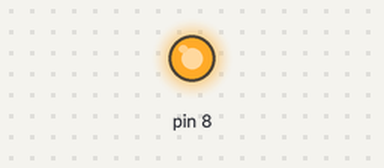
Simulated run of this sketch. Board: Arduino Uno, built with avr-gcc and run on an emulated ATmega328P. Parts: output pins drawn as LEDs (lit = HIGH).

Above: at 0.1 s.
Timing chart, 0 to 1.6 s (numbered marks = the images above):
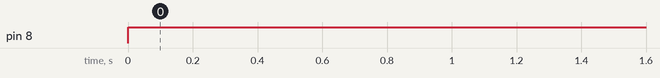

The sketch:

geofencetest.ino
```cpp
#include <TinyGPS.h>

TinyGPS gps;

//corner X lat and longitudes
long XcornerLat = 33795405;
long XcornerLon = -117766195;
//corner Y lat and longitudes
long YcornerLat = 33795293;
long YcornerLon = -117766005;
//corner W lat and longitudes
long WcornerLat = 33795303;
long WcornerLon = -117766277;
//corner Z lat and longitudes
long ZcornerLat = 33795183;
long ZcornerLon = -117766183;


void setup()
{
  pinMode(8, OUTPUT);
}

void loop()
{
  Geofence();

}

void Geofence()
{
  long lat, lon;
  gps.get_position(&lat, &lon);
  long currentX = lat;
  long currentY = lon;

  //for line XY
  if(((YcornerLon - XcornerLon)*(currentX - XcornerLat) + (YcornerLat - XcornerLat)*(currentY - XcornerLon)) >= 0)
  {
     digitalWrite(8,HIGH);
  }
  //for line XW
  else if(((WcornerLon - XcornerLon)*(currentX - XcornerLat) + (WcornerLat - XcornerLat)*(currentY - XcornerLon)) <= 0)
  {
      digitalWrite(8,HIGH);
  }
  //for line YZ
  else if(((ZcornerLon - YcornerLon)*(currentX - YcornerLat) + (ZcornerLat - YcornerLat)*(currentY - YcornerLon)) >= 0)
  {
      digitalWrite(8,HIGH);
  }
  //for line WZ
  else if(((ZcornerLon - WcornerLon)*(currentX - WcornerLat) + (ZcornerLat - WcornerLat)*(currentY - WcornerLon)) <= 0)
  {
      digitalWrite(8,HIGH);
  }
  else
  {
      digitalWrite(8, LOW);

  }


}
```

Measured:
- by itself, pin 8: LOW → HIGH at 0.00 s
